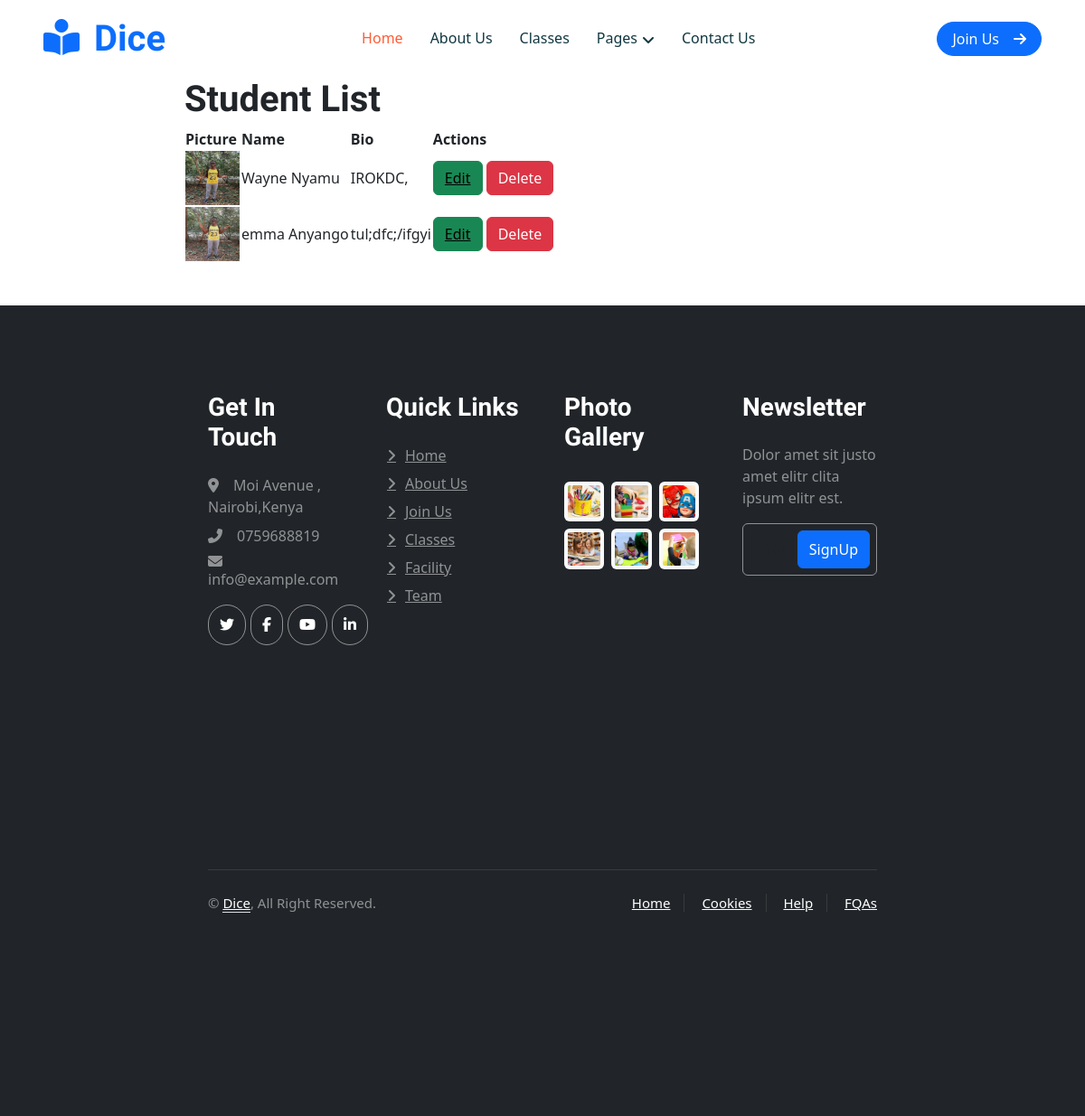
/app/student_list/, run on an earlier commit of the app's database.
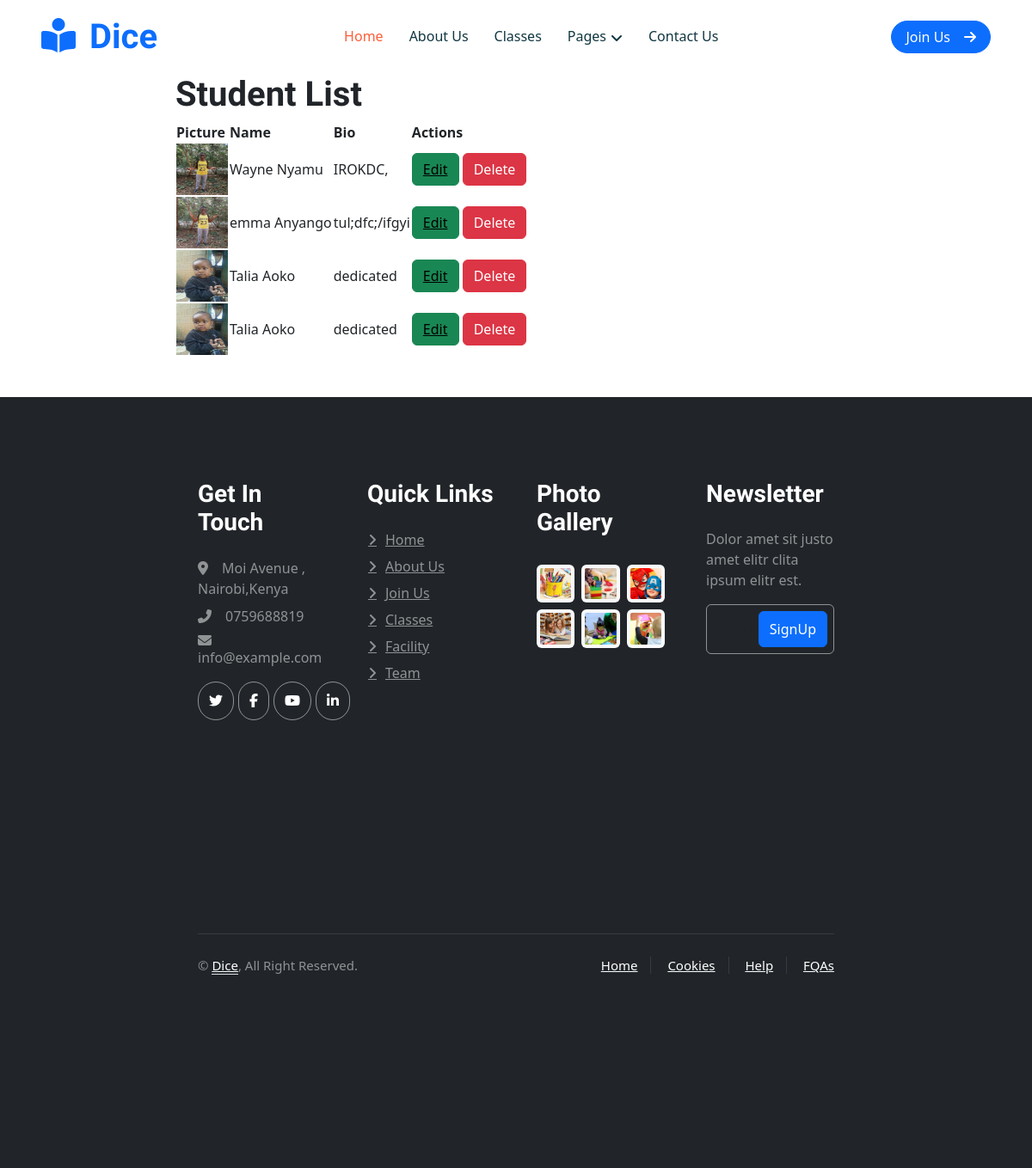
And on a later commit of the database.
### app/models.py (models this page shows, shortened)
class Student(models.Model):
    picture = models.ImageField(upload_to='student_pictures/')
    student_name = models.CharField(max_length=255)
    student_bio = models.TextField()

### app/views.py (the view)
# urls.py: path('student_list/', views.student_list, name='student_list'),
def student_list(request):
    students = Student.objects.all()
    return render(request, 'student_list.html', {'students': students})

### app/templates/student_list.html (shortened to what this page needs)
{% extends "base.html" %}
{% block content %}
<div class="row">
    <div class="col-md-2"></div>
    <div class="col-md-8">
            <h1>Student List</h1>
    <table>
        <thead>
            <tr>
                <th>Picture</th>
                <th>Name</th>
                <th>Bio</th>
                <th>Actions</th>
            </tr>
        </thead>
        <tbody>
            {% for student in students %}
            <tr>
                <td><img src="{{ student.picture.url }}" alt="{{ student.student_name }}" height="60" width="60"></td>
                <td>{{ student.student_name }}</td>
                <td>{{ student.student_bio }}</td>
                <td class="actions">
                    <button class="btn btn-success"><a href="{% url 'editstudent' student.id %}" style="color: black">Edit</a></button>
                    <form action="{% url 'student_delete' student.id %}" onclick="return confirm('Are you sure you want to delete the student?')" style="display: inline;">
                        <button type="submit" class="btn btn-danger">Delete</button>
                    </form>
                </td>
            </tr>
            {% endfor %}
        </tbody>
    </table>
    </div>
    <div class="col-md-2"></div>
</div>
{% endblock %}

### app/templates/base.html (shortened to what this page needs)
{% load static %}
<html lang="en">
<head>
    <link href="https://cdnjs.cloudflare.com/ajax/libs/font-awesome/5.10.0/css/all.min.css" rel="stylesheet">
    <link href="https://cdn.jsdelivr.net/npm/bootstrap-icons@1.4.1/font/bootstrap-icons.css" rel="stylesheet">
     <link rel="stylesheet" href="{% static 'styles/bootstrap/css/bootstrap.css' %}">
    <link rel="stylesheet" href="{% static 'styles/style.css' %}">
    <link rel="stylesheet" href="https://cdnjs.cloudflare.com/ajax/libs/font-awesome/6.7.2/css/all.min.css">
    <link rel="stylesheet" href="../../static/lib/animate/animate.css">
</head>
<body>
{% block navbar %}
        <nav class="navbar navbar-expand-lg bg-white navbar-light sticky-top px-4 px-lg-5 py-lg-0">
            <a href="index.html" class="navbar-brand">
                <h1 class="m-0 text-primary"><i class="fa fa-book-reader me-3"></i>Dice</h1>
            </a>
            <div class="collapse navbar-collapse" id="navbarCollapse">
                <div class="navbar-nav mx-auto">
                    <a href="{% url 'index' %}" class="nav-item nav-link active">Home</a>
                    <a href="{% url 'about' %}" class="nav-item nav-link">About Us</a>
                    <a href="{% url 'classes' %}" class="nav-item nav-link">Classes</a>
                    <div class="nav-item dropdown">
                        <a href="#" class="nav-link dropdown-toggle" data-bs-toggle="dropdown">Pages</a>
                    </div>
                    <a href="{% url 'contact' %}" class="nav-item nav-link">Contact Us</a>
                </div>
                <a href="{% url 'call_to_action' %}" class="btn btn-primary rounded-pill px-3 d-none d-lg-block">Join Us<i class="fa fa-arrow-right ms-3"></i></a>
            </div>
        </nav>
{% endblock %}
{% block content %}
{% endblock %}
{% block footer %}
<div class="container-fluid bg-dark text-white-50 footer pt-5 mt-5 wow fadeIn" data-wow-delay="0.1s">
            <div class="container py-5">
                <div class="row g-5">
                    <div class="col-lg-3 col-md-6">
                        <h3 class="text-white mb-4">Get In Touch</h3>
                        <p class="mb-2"><i class="fa fa-map-marker-alt me-3"></i>Moi Avenue , Nairobi,Kenya</p>
                        <p class="mb-2"><i class="fa fa-phone-alt me-3"></i>0759688819</p>
                        <p class="mb-2"><i class="fa fa-envelope me-3"></i>info@example.com</p>
                        <div class="d-flex pt-2">
                            <a class="btn btn-outline-light btn-social" href=""><i class="fab fa-twitter"></i></a>
                            <a class="btn btn-outline-light btn-social" href=""><i class="fab fa-facebook-f"></i></a>
                            <a class="btn btn-outline-light btn-social" href=""><i class="fab fa-youtube"></i></a>
                            <a class="btn btn-outline-light btn-social" href=""><i class="fab fa-linkedin-in"></i></a>
                        </div>
                    </div>
                    <div class="col-lg-3 col-md-6">
                        <h3 class="text-white mb-4">Quick Links</h3>
                        <a class="btn btn-link text-white-50" href="{% url 'index' %}">Home</a>
                        <a class="btn btn-link text-white-50" href="{% url 'about' %}">About Us</a>
                        <a class="btn btn-link text-white-50" href="{% url 'call_to_action' %}">Join Us</a>
                        <a class="btn btn-link text-white-50" href="{% url 'classes' %}">Classes</a>
                        <a class="btn btn-link text-white-50" href="{% url 'facility' %}">Facility</a>
                        <a class="btn btn-link text-white-50" href="{% url 'team' %}">Team</a>
                    </div>
                    <div class="col-lg-3 col-md-6">
                        <h3 class="text-white mb-4">Photo Gallery</h3>
                        <div class="row g-2 pt-2">
                            <div class="col-4">
                                <img class="img-fluid rounded bg-light p-1" src="../../static/images/classes-1.jpg" alt="">
                            </div>
                            <div class="col-4">
                                <img class="img-fluid rounded bg-light p-1" src="../../static/images/classes-2.jpg" alt="">
                            </div>
                            <div class="col-4">
                                <img class="img-fluid rounded bg-light p-1" src="../../static/images/classes-3.jpg" alt="">
                            </div>
                            <div class="col-4">
                                <img class="img-fluid rounded bg-light p-1" src="../../static/images/classes-4.jpg" alt="">
                            </div>
                            <div class="col-4">
                                <img class="img-fluid rounded bg-light p-1" src="../../static/images/classes-5.jpg" alt="">
                            </div>
                            <div class="col-4">
                                <img class="img-fluid rounded bg-light p-1" src="../../static/images/classes-6.jpg" alt="">
                            </div>
                        </div>
                    </div>
                    <div class="col-lg-3 col-md-6">
                        <h3 class="text-white mb-4">Newsletter</h3>
                        <p>Dolor amet sit justo amet elitr clita ipsum elitr est.</p>
                        <div class="position-relative mx-auto" style="max-width: 400px;">
                            <button type="button" class="btn btn-primary py-2 position-absolute top-0 end-0 mt-2 me-2">SignUp</button>
                        </div>
                    </div>
                </div>
            </div>
            <div class="container">
                <div class="copyright">
                    <div class="row">
                        <div class="col-md-6 text-center text-md-start mb-3 mb-md-0">
                            &copy; <a class="border-bottom" href="#">Dice</a>, All Right Reserved.
                        </div>
                        <div class="col-md-6 text-center text-md-end">
                            <div class="footer-menu">
                                <a href="">Home</a>
                                <a href="">Cookies</a>
                                <a href="">Help</a>
                                <a href="">FQAs</a>
                            </div>
                        </div>
                    </div>
                </div>
            </div>
</div>
{% endblock %}
</body>
</html>

### static/styles/style.css (style rules this page uses)
:root { --primary: #FE5D37; --light: #FFF5F3; --dark: #103741; }
.btn { font-weight: 500; transition: .5s; }
.btn.btn-primary { color: #FFFFFF; }
h1, h2, h3, h4, .h1, .h2, .h3, .h4, .display-1, .display-2, .display-3, .display-4, .display-5, .display-6 { font-family: 'Lobster Two', cursive; font-weight: 700; }
.navbar .navbar-nav .nav-link { padding: 30px 15px; color: var(--dark); font-weight: 500; outline: none; }
.navbar .navbar-nav .nav-link:hover, .navbar .navbar-nav .nav-link.active { color: var(--primary); }
.navbar.sticky-top { top: -100px; transition: .5s; }
.navbar .dropdown-toggle::after { border: none; content: "\f107"; font-family: "Font Awesome 5 Free", serif; font-weight: 900; vertical-align: middle; margin-left: 5px; transition: .5s; }
.footer .btn.btn-social { margin-right: 5px; width: 45px; height: 45px; display: flex; align-items: center; justify-content: center; color: #FFFFFF; border: 1px solid rgba(255,255,255,0.5); border-radius: 45px; transition: .3s; }
.footer .btn.btn-link { display: block; margin-bottom: 5px; padding: 0; text-align: left; font-size: 16px; font-weight: normal; text-transform: capitalize; transition: .3s; }
.footer .btn.btn-link::before { position: relative; content: "\f105"; font-family: "Font Awesome 5 Free", serif; font-weight: 900; margin-right: 10px; }
.footer .copyright { padding: 25px 0; font-size: 15px; border-top: 1px solid rgba(256, 256, 256, .1); }
.footer .copyright a { color: #FFFFFF; }
.footer .footer-menu a { margin-right: 15px; padding-right: 15px; border-right: 1px solid rgba(255, 255, 255, .1); }
.footer .footer-menu a:last-child { margin-right: 0; padding-right: 0; border-right: none; }
.container { padding: 200px; }

What changed in the data, as far as the page shows it:
added Student: picture (picture), student_name "Talia Aoko", student_bio "dedicated"
added Student: picture (picture), student_name "Talia Aoko", student_bio "dedicated"
